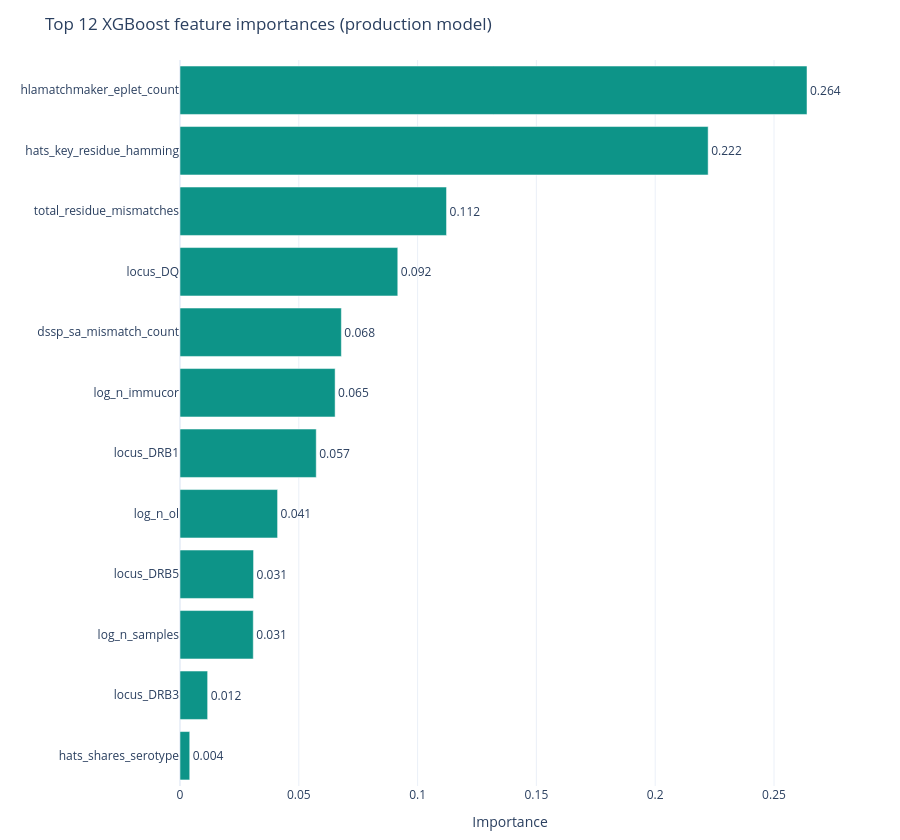

The notebook cell saved with this chart:
### Markdown cell above
> **Observation (cell 29)** — 2026-05-05 07:52:05
>
> **Status:** ✅ executed cleanly
> 📈 Spearman ρ = `0.9264`
> 
> ```
> fold 0: held-out Spearman ρ = 0.9264
> fold 1: held-out Spearman ρ = 0.9189
> fold 2: held-out Spearman ρ = 0.9162
> fold 3: held-out Spearman ρ = 0.8761
> fold 4: held-out Spearman ρ = 0.7728
> 
> Top-10 feature importances:
> hlamatchmaker_eplet_count    0.263887
> hats_key_residue_hamming     0.222282
> total_residue_mismatches     0.112176
> locus_DQ                     0.091658
> dssp_sa_mismatch_count       0.067911
> log_n_immucor                0.065281
> locus_DRB1                   0.057339
> log_n_ol                     0.041069
> locus_DRB5                   0.030961
> log_n_samples                0.030843
> dtype: float32
> ```

### Code cell
# === Plot: XGBoost feature importance (interactive Plotly bar) ===
import json
import plotly.graph_objects as go
from IPython.display import display

importances_arr = model.feature_importances_
order = importances_arr.argsort()[::-1]
top = min(12, len(FEATURE_COLS))
labels = [FEATURE_COLS[i] for i in order[:top]]
values = [float(importances_arr[i]) for i in order[:top]]

fig = go.Figure(go.Bar(
    x=values[::-1], y=labels[::-1],
    orientation='h',
    marker=dict(color='#0d9488'),
    text=[f'{v:.3f}' for v in values[::-1]],
    textposition='outside',
    cliponaxis=False,
    hovertemplate='<b>%{y}</b><br>importance = %{x:.4f}<extra></extra>',
))
fig.update_layout(
    title=f'Top {len(labels)} XGBoost feature importances (production model)',
    template='plotly_white',
    xaxis_title='Importance',
    height=60 * top + 120, width=None,
    margin=dict(l=180, r=60, t=60, b=50),
)

display({
    'application/vnd.plotly.v1+json': json.loads(fig.to_json()),
    'text/plain': '[Plotly figure: feature importance]',
}, raw=True)

### Figure 1 — Plotly figure (JSON) as saved in the notebook; plotly's stock layout.template omitted (floating-point values rounded to 4 significant figures)
{"data": [{"cliponaxis": false, "hovertemplate": "<b>%{y}</b><br>importance = %{x:.4f}<extra></extra>", "marker": {"color": "#0d9488"}, "orientation": "h", "text": ["0.004", "0.012", "0.031", "0.031", "0.041", "0.057", "0.065", "0.068", "0.092", "0.112", "0.222", "0.264"], "textposition": "outside", "x": [0.004095, 0.01163, 0.03084, 0.03096, 0.04107, 0.05734, 0.06528, 0.06791, 0.09166, 0.1122, 0.2223, 0.2639], "y": ["hats_shares_serotype", "locus_DRB3", "log_n_samples", "locus_DRB5", "log_n_ol", "locus_DRB1", "log_n_immucor", "dssp_sa_mismatch_count", "locus_DQ", "total_residue_mismatches", "hats_key_residue_hamming", "hlamatchmaker_eplet_count"], "type": "bar"}], "layout": {"margin": {"l": 180, "r": 60, "t": 60, "b": 50}, "title": {"text": "Top 12 XGBoost feature importances (production model)"}, "xaxis": {"title": {"text": "Importance"}}, "height": 840}}
